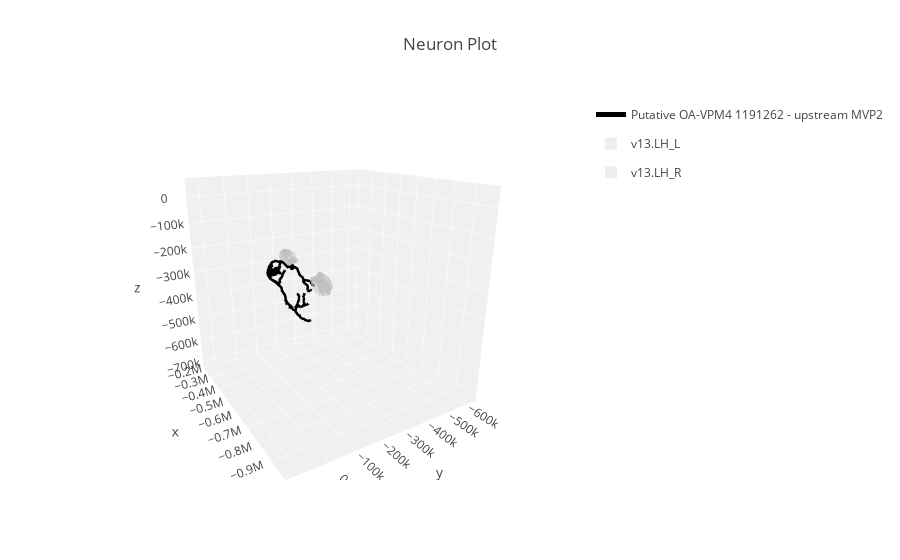

The notebook cell this image was saved under:
### Markdown cell above
*plot3d* returns a dictionary that we can pass to plotly to generate a 3d plot. Here, we use **plotly.offline.iplot(fig)** which is used in Jupyter notebooks. If you want to plot3d to file, use **plotly.offline.plot(fig, filename.html)**. Please note that the plot (e.g. line width, etc) may look differently depending on what browser you are using. Generally, layout is optimised for Google Chrome.

### Code cell
pyoff.iplot( fig )
